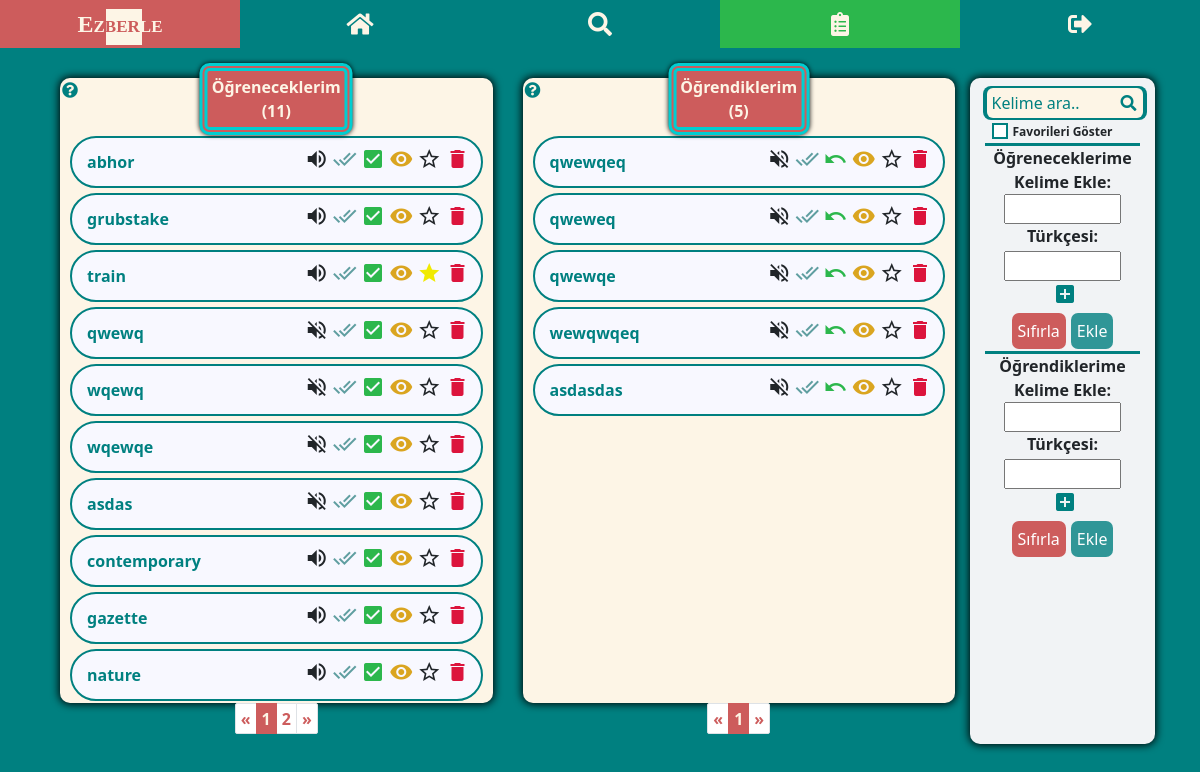
Page /kelime_listesi/ (signed in) on the earlier database version.
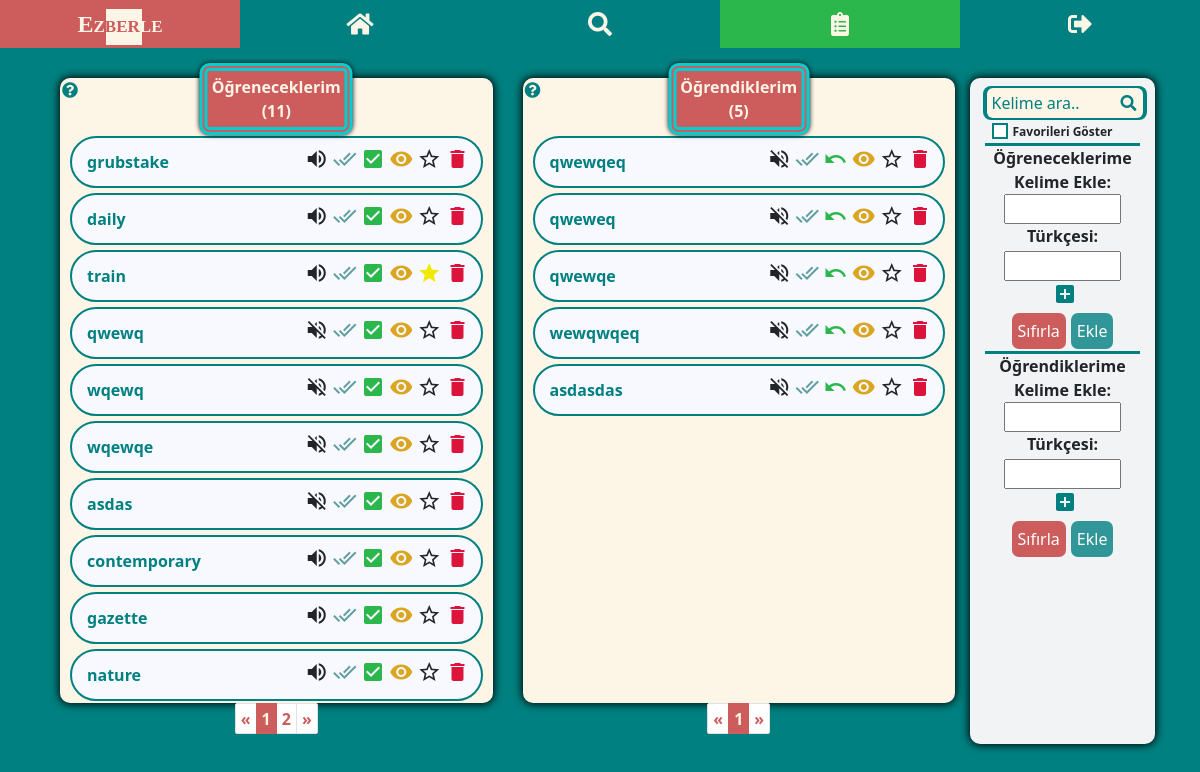
Same page on the later database version.
### my_dict/models.py (models this page shows, shortened)
class WordEn(models.Model):
    user = models.ForeignKey(User, on_delete=models.CASCADE)
    english = models.CharField(max_length=100)
    audio = models.CharField(max_length=300)
    create_time = models.DateTimeField(auto_now_add=True)
    is_learned = models.BooleanField(default=False)
    is_seen = models.BooleanField(default=False)
    is_starred = models.BooleanField(default=False)
    is_in_reminder_list = models.BooleanField(default=False)
    memorize_tracker = FieldTracker(fields=['is_learned'])
    class Meta:
        ordering = ['-create_time']

### my_dict/views.py (the view)
# urls.py: path('kelime_listesi/', my_word_list, name='word-list'),
@login_required
def my_word_list(request):
    learned_words = WordEn.objects.filter(user=request.user, is_learned=True)
    unlearned_words = WordEn.objects.filter(user=request.user, is_learned=False)
    learned_count = len(learned_words)
    unlearned_count = len(unlearned_words)
    if request.method == 'POST':
        if "english-unl" in request.POST:
            word_en = request.POST.get('english-unl')
            word_tr_list = request.POST.getlist('turkish-unl[]')
            if not WordEn.objects.filter(user=request.user, english=word_en).exists():
                create_word_en = WordEn(user=request.user, english=word_en)
                create_word_en.save()
                for word_tr in word_tr_list:
                    if word_tr.strip() != "":
                        create_word_tr = create_word_en.turkish.create(turkish=word_tr)
                        create_word_tr.save()
                is_added = True
            else:
                is_added = False
            data = {'is_added': is_added}
            return JsonResponse(data)
        elif "english-l" in request.POST:
            word_en = request.POST.get('english-l')
            word_tr_list = request.POST.getlist('turkish-l[]')
            if not WordEn.objects.filter(user=request.user, english=word_en).exists():
                create_word_en = WordEn(user=request.user, english=word_en, is_learned=True)
                create_word_en.save()
                for word_tr in word_tr_list:
                    if word_tr.strip() != "":
                        create_word_tr = create_word_en.turkish.create(turkish=word_tr)
                        create_word_tr.save()
                is_added = True
            else:
                is_added = False
            data = {'is_added': is_added}
            return JsonResponse(data)
    elif request.method == "GET":
        word = request.GET.get("q")
        my_word_list_search(request, word)
    paginator_unl = Paginator(unlearned_words, 10)
    page_no_unl = request.GET.get('s')
    page_unl = paginator_unl.get_page(page_no_unl)
    paginator_l = Paginator(learned_words, 10)
    page_no_l = request.GET.get('p')
    page_l = paginator_l.get_page(page_no_l)
    context = {
        'page_obj_unl': page_unl,
        'page_obj_l': page_l,
        'learned_words': learned_words,
        'unlearned_words': unlearned_words,
        'learned_count': learned_count,
        'unlearned_count': unlearned_count,
    }
    return render(request, 'my_dict/word_list.html', context=context)

### my_dict/templates/my_dict/word_list.html (shortened to what this page needs)
{% extends 'base.html' %}
{% load static %}
{% block content %}
<div class="container-md">
<div class="row mt-4">
    <div class="col-lg-5 tbl-first mt-md-4">
        <div class="tbl-words position-relative">
            <span class="wl-title">Öğreneceklerim <br> <div>(<span class="count-unl">{{ unlearned_count }}</span>)</div></span>
            <div class="tt">
              <i class="fas fa-question-circle"></i>
            </div>
            <ul class="unl-word">
                {% if "kelime_listesi/q=" not in request.path or page_obj_unl|length > 0 %}
                    {% for word in page_obj_unl %}
                    <li data-id="{{word.id}}" class="li{{word.id}}">
                        <div class="en-section">
                            <div class="align-self-center word">
                                <a href="{% url 'dictionary' word.english %}">{{ word.english }}</a>
                            </div>
                            <div data-id="{{word.id}}" class="btn-grp">
                                {% if word.audio %}
                                <i title="Dinle" class="material-icons audio">volume_up</i>
                                {% else %}
                                <i title="Ses mevcut değil" class="material-icons audio">volume_off</i>
                                {% endif %}
                                {% if word.is_seen %}
                                <i title="Görüldü" class="material-icons tick-seen dodger">done_all</i>
                                {% else %}
                                <i title="Görüldü" class="material-icons tick-seen cadet">done_all</i>
                                {% endif %}
                                <i title="Ezberledim" class="material-icons tick-learn memorize">check_box</i>
                                <button data-toggle="collapse" data-target=".tr{{word.id}}" class="eye">
                                    <i title="Türkçelerini göster" class="material-icons">remove_red_eye</i>
                                </button>
                                {% if not word.is_starred %}
                                <i title="Favorilere ekle" class="material-icons star">star_border</i>
                                {% else %}
                                <i title="Favorilere eklendi" class="material-icons star pale-yellow">star</i>
                                {% endif %}
                                <i title="Sil" class="material-icons del del-unl">delete</i>
                            </div>
                        </div>
                    </li>
                    {% endfor %}
                {% elif page_obj_unl|length == 0 and '$favorites' not in request.path %}
                    <li>Bu listeye <u>{{word}}</u> için bir kelime kayıt edilmemiş.</li>
                {% endif %}
            </ul>
        </div>
        {% if 'kelime_listesi/q=' not in request.path or unl_pg_count > 9 %}
        <nav aria-label="Page navigation example">
          <ul class="pagination pagination-sm justify-content-center">
          {% if page_obj_unl.has_previous %}
              <li class="page-item">
              <a class="page-link" href="?s={{ page_obj_unl.previous_page_number }}">&laquo</a>
            </li>
          {% else %}
              <li class="page-item disabled">
              <a class="page-link" href="#" tabindex="-1" aria-disabled="true">&laquo</a>
            </li>
          {% endif %}
          {% for i in page_obj_unl.paginator.page_range %}
              {% if page_obj_unl.number == i %}
                  <li class="page-item active" aria-current="page">
                <span class="page-link">
                  {{ i }}
                </span>
              </li>
              {% elif i > page_obj_unl.number|add:'-5' and i < page_obj_unl.number|add:'5' %}
                   <li class="page-item"><a class="page-link" href="?s={{ i }}">{{ i }}</a></li>
              {% endif %}
          {% endfor %}
          {% if page_obj_unl.has_next %}
              <li class="page-item">
              <a class="page-link" href="?s={{ page_obj_unl.next_page_number }}">&raquo</a>
            </li>
          {% else %}
              <li class="page-item disabled">
              <a class="page-link" href="#" tabindex="-1" aria-disabled="true">&raquo</a>
            </li>
          {% endif %}
        </ul>
      </nav>
        {% endif %}
    </div>
    <div class="col-lg-5 mt-md-4">
        <div class="tbl-words position-relative">
            <span class="wl-title">Öğrendiklerim <br> (<span class="count-l">{{ learned_count }}</span>)</span>
            <div class="tt">
              <i class="fas fa-question-circle"></i>
            </div>
            <ul class="l-word">
                {% if "kelime_listesi/q=" not in request.path or page_obj_l|length > 0 %}
                    {% for word in page_obj_l %}
                    <li data-id="{{word.id}}" class="li{{word.id}}">
                        <div class="en-section">
                            <div class="align-self-center word">
                                <a href="{% url 'dictionary' word.english %}">{{ word.english }}</a>
                            </div>
                            <div data-id="{{word.id}}" class="btn-grp">
                                {% if word.audio %}
                                <i title="Dinle" class="material-icons audio">volume_up</i>
                                <audio src="{{word.audio}}"></audio>
                                {% else %}
                                <i title="Ses mevcut değil" class="material-icons audio">volume_off</i>
                                {% endif %}
                                {% if word.is_seen %}
                                <i title="Görüldü" class="material-icons tick-seen dodger">done_all</i>
                                {% else %}
                                <i title="Görüldü" class="material-icons tick-seen cadet">done_all</i>
                                {% endif %}
                                <i title="Unuttum" class="material-icons tick-unlearn memorize">undo</i>
                                {% if word.turkish %}
                                <button data-toggle="collapse" data-target=".tr{{word.id}}" class="eye"><i title="Türkçelerini göster" class="material-icons">remove_red_eye</i></button>
                                {% endif %}
                                {% if not word.is_starred %}
                                <i title="Favorilere ekle" class="material-icons star">star_border</i>
                                {% else %}
                                <i title="Favorilere eklendi" class="material-icons star pale-yellow">star</i>
                                {% endif %}
                                <i title="Sil" class="material-icons del del-l">delete</i>
                            </div>
                        </div>
                    </li>
                    {% endfor %}
                {% elif page_obj_l|length == 0 and '$favorites' not in request.path %}
                    <li>Bu listeye <u>{{word}}</u> için bir kelime kayıt edilmemiş.</li>
                {% endif %}
            </ul>
        </div>
        {% if 'kelime_listesi/q=' not in request.path or l_pg_count > 9 %}
        <nav aria-label="Page navigation example">
          <ul class="pagination pagination-sm justify-content-center">
          {% if page_obj_l.has_previous %}
              <li class="page-item">
              <a class="page-link" href="?p={{ page_obj_l.previous_page_number }}">&laquo</a>
            </li>
          {% else %}
              <li class="page-item disabled">
              <a class="page-link" href="#" tabindex="-1" aria-disabled="true">&laquo</a>
            </li>
          {% endif %}
          {% for i in page_obj_l.paginator.page_range %}
              {% if page_obj_l.number == i %}
                  <li class="page-item active" aria-current="page">
                <span class="page-link">
                  {{ i }}
                </span>
              </li>
              {% elif i > page_obj_l.number|add:'-5' and i < page_obj_l.number|add:'5' %}
                   <li class="page-item"><a class="page-link" href="?p={{ i }}">{{ i }}</a></li>
              {% endif %}
          {% endfor %}
          {% if page_obj_l.has_next %}
              <li class="page-item">
              <a class="page-link" href="?p={{ page_obj_l.next_page_number }}">&raquo</a>
            </li>
          {% else %}
              <li class="page-item disabled">
              <a class="page-link" href="#" tabindex="-1" aria-disabled="true">&raquo</a>
            </li>
          {% endif %}
          </ul>
        </nav>
        {% endif %}
    </div>
    <div class="col-lg-2 col-sm-8 word-mng mb-lg-0 mb-5 mt-4">
        <div>
            <div class="d-flex justify-content-center word-mng-search">
                {% if 'kelime_listesi/q=' in request.path and '$favorites' not in request.path %}
                    <input title="Bir kelime arayın" class="srch-i" type="search" placeholder="Kelime ara.." onClick="this.setSelectionRange(0, this.value.length)" aria-autocomplete="none" autofocus>
                    <button class="srch-btn" type="submit">
                        <i class="fas fa-search"></i>
                    </button>
                {% else %}
                    <input title="Bir kelime arayın" class="srch-i" type="search" placeholder="Kelime ara.." onClick="this.setSelectionRange(0, this.value.length)" aria-autocomplete="none" autofocus>
                    <button class="srch-btn" type="submit">
                        <i class="fas fa-search"></i>
                    </button>
                {% endif %}
            </div>
            {% if '$favorites' in request.path %}
            <div class="d-flex justify-content-center show-fav">
                <label class="custom-cb" for="show-fav">Favorileri Göster
                    <input id="show-fav" type="checkbox" checked>
                    <span class="checkbox"></span>
                </label>
            </div>
            {% else %}
            <div class="d-flex justify-content-center show-fav">
                <label class="custom-cb" for="show-fav">Favorileri Göster
                    <span class="checkbox"></span>
                </label>
            </div>
            {% endif %}
        </div>
        <div class="mng-body">
            <div class="text-center mng-top">
                <div>
                    <span id="add-title-unl">Öğreneceklerime</span><br>
                    <label for="english-unl">Kelime Ekle:</label>
                </div>
                <div><input type="text" id="english-unl" name="english-unl" required autocomplete="off"></div>
                <div><label for="turkish-unl">Türkçesi:</label></div>
                <div><input type="text" id="turkish-unl" name="turkish-unl" class="input-tr-unl mt-1 turkish w-75" autocomplete="off"></div>
                <div class="d-flex justify-content-center">
                  <button class="add-tr add-tr-unl"><i class="material-icons">add_box</i></button>
                </div>
                <div class="d-flex justify-content-center mb-1">
                  <input class="btn-danger-custom reset-unl" type="reset" value="Sıfırla">
                  <input class="btn-before add2unl" type="submit" value="Ekle">
                </div>
            </div>
        </div>
        <div class="text-center mng-bottom">
            <div>
                <span id="add-title-l">Öğrendiklerime</span> <br>
                <label for="english-l">Kelime Ekle:</label>
            </div>
            <div><input type="text" id="english-l" name="english-l" required autocomplete="off"></div>
            <div><label for="turkish-l">Türkçesi:</label></div>
            <div><input type="text" id="turkish-l" name="turkish-l" class="input-tr-l mt-1 turkish w-75" autocomplete="off"></div>
            <div class="d-flex justify-content-center">
              <button class="add-tr add-tr-l"><i class="material-icons">add_box</i></button>
            </div>
            <div class="d-flex justify-content-center mng-form2 mb-sm-1 mb-lg-0">
              <input class="btn-danger-custom reset-l" type="reset" value="Sıfırla">
              <input class="btn-before add2l" type="submit" value="Ekle">
            </div>
        </div>
    </div>
</div>
</div>
{% endblock %}

Differences in the rows shown:
removed WordEn: english "abhor", is_seen False (drawn), is_starred False (drawn)
added WordEn: english "daily", is_seen False (drawn), is_starred False (drawn)
